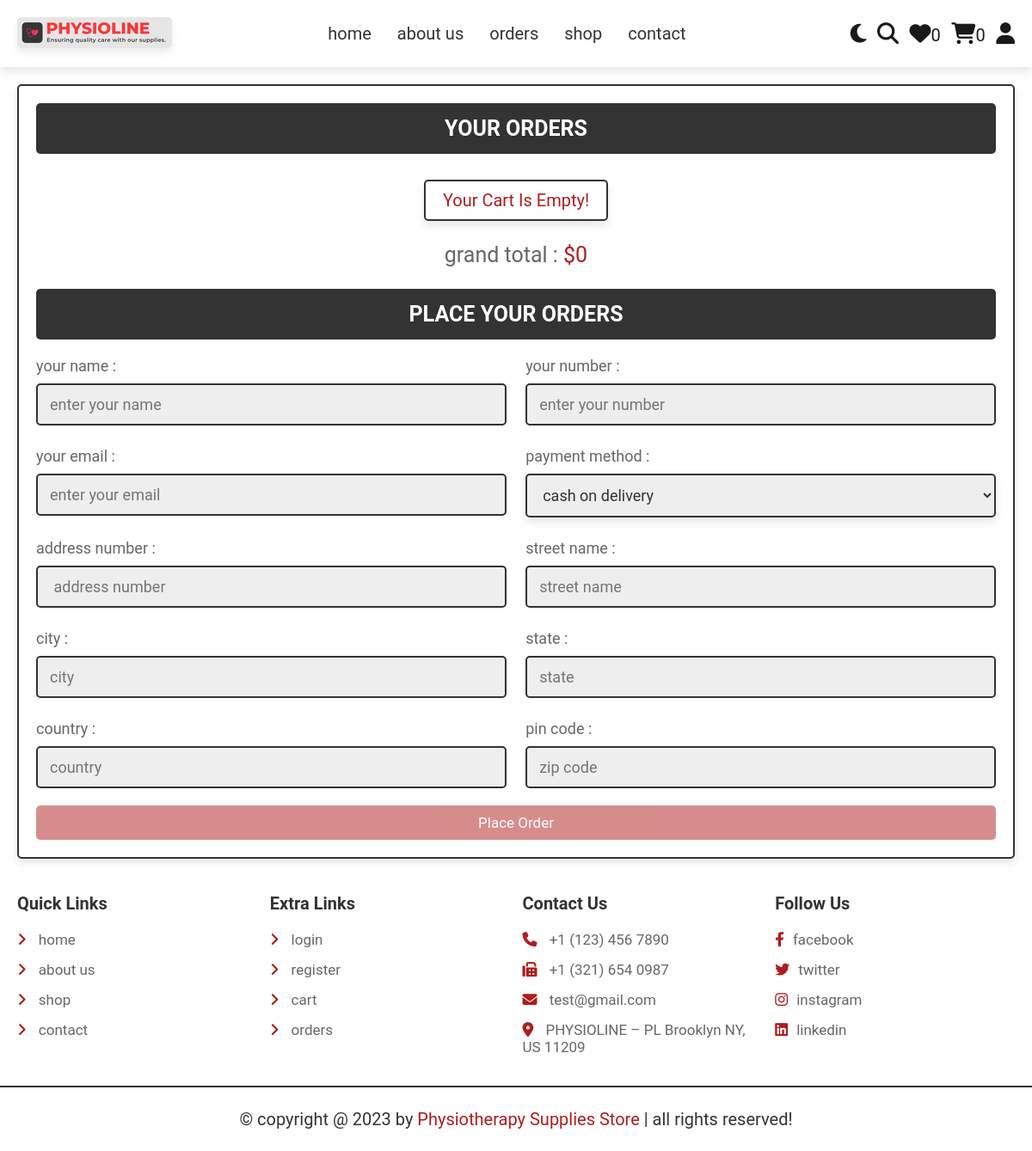
The app's page /checkout.php (signed in), older data.
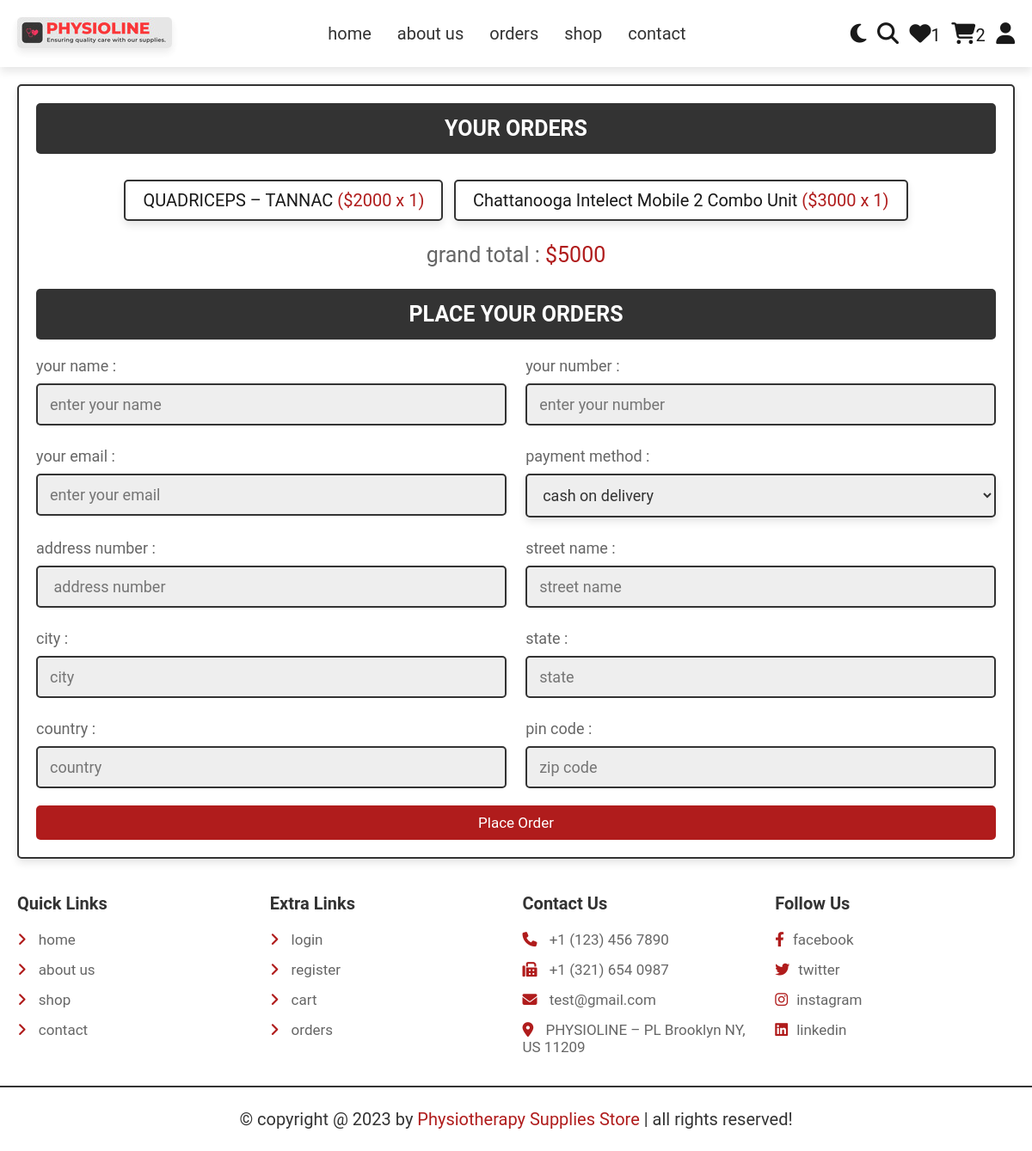
The same page, newer data.
### tables this page shows
CREATE TABLE `cart` (
  `id` int(100) NOT NULL,
  `user_id` int(100) NOT NULL,
  `pid` int(100) NOT NULL,
  `name` varchar(100) NOT NULL,
  `price` int(10) NOT NULL,
  `quantity` int(10) NOT NULL,
  `image` varchar(100) NOT NULL
);

### checkout.php (the view, shortened to what this page needs)
<?php
include 'connect.php';
if(isset($_SESSION['user_id'])){
   $user_id = $_SESSION['user_id'];
}else{
   $user_id = '';
   header('location:user_login.php');
};
?>
<!DOCTYPE html>
<html lang="en">
<head>
   <link rel="stylesheet" href="https://cdnjs.cloudflare.com/ajax/libs/font-awesome/6.1.1/css/all.min.css">
   <link rel="stylesheet" href="css/style.css">
</head>
<body>
<?php include 'header.php'; ?>
<section class="checkout-orders">
   <form action="" method="POST">
   <h3>your orders</h3>
      <div class="display-orders">
      <?php
         $grand_total = 0;
         $select_cart = $conn->prepare("SELECT * FROM `cart` WHERE user_id = ?");
         $select_cart->execute([$user_id]);
         if($select_cart->rowCount() > 0){
            while($fetch_cart = $select_cart->fetch(PDO::FETCH_ASSOC)){
               $grand_total += ($fetch_cart['price'] * $fetch_cart['quantity']);
      ?>
         <p> <?= $fetch_cart['name']; ?> <span>(<?= '$'.$fetch_cart['price'].' x '. $fetch_cart['quantity']; ?>)</span> </p>
      <?php
            }
         }else{
            echo '<p class="empty">your cart is empty!</p>';
         }
      ?>
         <div class="grand-total">grand total : <span>$<?= $grand_total; ?></span></div>
      </div>
      <h3>place your orders</h3>
      <div class="flex">
         <div class="inputBox">
            <span>your name :</span>
            <input type="text" name="name" placeholder="enter your name" class="box" maxlength="20" required>
         </div>
         <div class="inputBox">
            <span>your number :</span>
            <input type="number" name="number" placeholder="enter your number" class="box" min="0" max="9999999999" onkeypress="if(this.value.length == 10) return false;" required>
         </div>
         <div class="inputBox">
            <span>your email :</span>
            <input type="email" name="email" placeholder="enter your email" class="box" maxlength="50" required>
         </div>
         <div class="inputBox">
            <span>payment method :</span>
            <select name="method" class="box" required>
               <option value="cash on delivery">cash on delivery</option>
            </select>
         </div>
         <div class="inputBox">
            <span>address number :</span>
            <input type="text" name="flat" placeholder=" address number" class="box" maxlength="50" required>
         </div>
         <div class="inputBox">
            <span>street name :</span>
            <input type="text" name="street" placeholder="street name" class="box" maxlength="50" required>
         </div>
         <div class="inputBox">
            <span>city :</span>
            <input type="text" name="city" placeholder="city" class="box" maxlength="50" required>
         </div>
         <div class="inputBox">
            <span>state :</span>
            <input type="text" name="state" placeholder="state" class="box" maxlength="50" required>
         </div>
         <div class="inputBox">
            <span>country :</span>
            <input type="text" name="country" placeholder="country" class="box" maxlength="50" required>
         </div>
         <div class="inputBox">
            <span>pin code :</span>
            <input type="number" min="0" name="pin_code" placeholder="zip code" min="0" max="999999" onkeypress="if(this.value.length == 6) return false;" class="box" required>
         </div>
      </div>
      <input type="submit" name="order" class="btn <?= ($grand_total > 1)?'':'disabled'; ?>" value="place order">
   </form>
</section>
<?php include 'footer.php'; ?>
</body>
</html>

### header.php (shortened to what this page needs)
<header class="header">
   <section class="flex">
      <a href="index.php" class="logo"><img src="images/Logo.png" alt=""></a>
      <nav class="navbar">
         <a href="index.php">home</a>
         <a href="about.php">about us</a>
         <a href="orders.php">orders</a>
         <a href="shop.php">shop</a>
         <a href="contact.php">contact</a>
      </nav>
      <div class="icons">
         <?php
            $count_wishlist_items = $conn->prepare("SELECT * FROM `wishlist` WHERE user_id = ?");
            $count_wishlist_items->execute([$user_id]);
            $total_wishlist_counts = $count_wishlist_items->rowCount();
            $count_cart_items = $conn->prepare("SELECT * FROM `cart` WHERE user_id = ?");
            $count_cart_items->execute([$user_id]);
            $total_cart_counts = $count_cart_items->rowCount();
         ?>
         <div id="theme-toggler" class="fas fa-moon"></div>
         <a href="search.php"><i class="fas fa-search"></i></a>
         <a href="wishlist.php"><i class="fas fa-heart"></i><span><?= $total_wishlist_counts; ?></span></a>
         <a href="cart.php"><i class="fas fa-shopping-cart"></i><span><?= $total_cart_counts; ?></span></a>
         <div id="user-btn" class="fas fa-user"></div>
      </div>
   </section>
</header>

Row changes from the older to the newer data that the page shows:
added cart: name "QUADRICEPS – TANNAC", price "2000", quantity "1"
added cart: name "Chattanooga Intelect Mobile 2 Combo Unit", price "3000", quantity "1"
Text that changed along with them:
$total_wishlist_counts: "0" → "1"
$total_cart_counts: "0" → "2"
$grand_total: "0" → "5000"
text no longer shown: "Your Cart Is Empty!"
